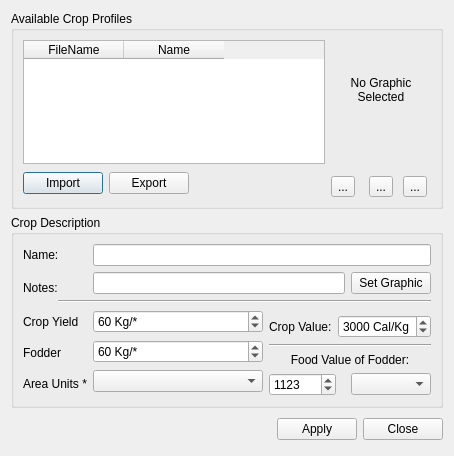
<ui version="4.0" >
 <class>LaCropManagerBase</class>
 <widget class="QDialog" name="LaCropManagerBase" >
  <property name="geometry" >
   <rect>
    <x>0</x>
    <y>0</y>
    <width>454</width>
    <height>456</height>
   </rect>
  </property>
  <property name="windowTitle" >
   <string>Crop Profile Manager</string>
  </property>
  <property name="windowIcon" >
   <iconset resource="../resources/resources.qrc" >
    <normaloff>:/la_icon_small.png</normaloff>:/la_icon_small.png</iconset>
  </property>
  <layout class="QGridLayout" name="gridLayout_2" >
   <item row="0" column="0" colspan="3" >
    <widget class="QGroupBox" name="grpProfiles" >
     <property name="title" >
      <string>Available Crop Profiles</string>
     </property>
     <layout class="QGridLayout" >
      <property name="margin" >
       <number>9</number>
      </property>
      <property name="spacing" >
       <number>6</number>
      </property>
      <item rowspan="2" row="0" column="3" >
       <layout class="QGridLayout" >
        <property name="margin" >
         <number>0</number>
        </property>
        <property name="spacing" >
         <number>6</number>
        </property>
        <item row="2" column="0" >
         <widget class="QToolButton" name="toolNew" >
          <property name="toolTip" >
           <string>&lt;html>&lt;head>&lt;meta name="qrichtext" content="1" />&lt;style type="text/css">
p, li { white-space: pre-wrap; }
&lt;/style>&lt;/head>&lt;body style=" font-family:'Sans Serif'; font-size:9pt; font-weight:400; font-style:normal; text-decoration:none;">
&lt;p style=" margin-top:0px; margin-bottom:0px; margin-left:0px; margin-right:0px; -qt-block-indent:0; text-indent:0px;">Define a new crop&lt;/p>&lt;/body>&lt;/html></string>
          </property>
          <property name="whatsThis" >
           <string>&lt;html>&lt;head>&lt;meta name="qrichtext" content="1" />&lt;style type="text/css">
p, li { white-space: pre-wrap; }
&lt;/style>&lt;/head>&lt;body style=" font-family:'Sans Serif'; font-size:9pt; font-weight:400; font-style:normal; text-decoration:none;">
&lt;p style=" margin-top:0px; margin-bottom:0px; margin-left:0px; margin-right:0px; -qt-block-indent:0; text-indent:0px;">If you simply change the name or settings and click apply in the Crop Manager, you are just editing the Crop currently selected. To create a new Crop, you must click on the New button.&lt;/p>&lt;/body>&lt;/html></string>
          </property>
          <property name="text" >
           <string>...</string>
          </property>
          <property name="icon" >
           <iconset resource="../resources/resources.qrc" >
            <normaloff>:/new.png</normaloff>:/new.png</iconset>
          </property>
         </widget>
        </item>
        <item row="2" column="2" >
         <widget class="QToolButton" name="toolDelete" >
          <property name="toolTip" >
           <string>&lt;html>&lt;head>&lt;meta name="qrichtext" content="1" />&lt;style type="text/css">
p, li { white-space: pre-wrap; }
&lt;/style>&lt;/head>&lt;body style=" font-family:'Sans Serif'; font-size:9pt; font-weight:400; font-style:normal; text-decoration:none;">
&lt;p style=" margin-top:0px; margin-bottom:0px; margin-left:0px; margin-right:0px; -qt-block-indent:0; text-indent:0px;">Delete the currently selected crop&lt;/p>&lt;/body>&lt;/html></string>
          </property>
          <property name="text" >
           <string>...</string>
          </property>
          <property name="icon" >
           <iconset resource="../resources/resources.qrc" >
            <normaloff>:/delete.png</normaloff>:/delete.png</iconset>
          </property>
         </widget>
        </item>
        <item row="2" column="1" >
         <widget class="QToolButton" name="toolCopy" >
          <property name="toolTip" >
           <string>&lt;html>&lt;head>&lt;meta name="qrichtext" content="1" />&lt;style type="text/css">
p, li { white-space: pre-wrap; }
&lt;/style>&lt;/head>&lt;body style=" font-family:'Sans Serif'; font-size:9pt; font-weight:400; font-style:normal; text-decoration:none;">
&lt;p style=" margin-top:0px; margin-bottom:0px; margin-left:0px; margin-right:0px; -qt-block-indent:0; text-indent:0px;">Clone the currently selected crop&lt;/p>&lt;/body>&lt;/html></string>
          </property>
          <property name="whatsThis" >
           <string>&lt;html>&lt;head>&lt;meta name="qrichtext" content="1" />&lt;style type="text/css">
p, li { white-space: pre-wrap; }
&lt;/style>&lt;/head>&lt;body style=" font-family:'Sans Serif'; font-size:9pt; font-weight:400; font-style:normal; text-decoration:none;">
&lt;p style=" margin-top:0px; margin-bottom:0px; margin-left:0px; margin-right:0px; -qt-block-indent:0; text-indent:0px;">If you want to create a new crop that is similar to one already defined, you can clone this crop to save time. All of the settings of the crop you are cloning are transferred to the new clone, but the name is changed to Clone of ... (whatever the name of the crop you are cloning was).&lt;/p>&lt;/body>&lt;/html></string>
          </property>
          <property name="text" >
           <string>...</string>
          </property>
          <property name="icon" >
           <iconset resource="../resources/resources.qrc" >
            <normaloff>:/copy.png</normaloff>:/copy.png</iconset>
          </property>
         </widget>
        </item>
        <item row="1" column="1" >
         <spacer>
          <property name="orientation" >
           <enum>Qt::Vertical</enum>
          </property>
          <property name="sizeHint" stdset="0" >
           <size>
            <width>20</width>
            <height>20</height>
           </size>
          </property>
         </spacer>
        </item>
        <item row="0" column="0" colspan="3" >
         <widget class="QLabel" name="lblCropPix" >
          <property name="sizePolicy" >
           <sizepolicy vsizetype="Fixed" hsizetype="Fixed" >
            <horstretch>0</horstretch>
            <verstretch>0</verstretch>
           </sizepolicy>
          </property>
          <property name="minimumSize" >
           <size>
            <width>100</width>
            <height>100</height>
           </size>
          </property>
          <property name="maximumSize" >
           <size>
            <width>100</width>
            <height>100</height>
           </size>
          </property>
          <property name="text" >
           <string>No Graphic
Selected</string>
          </property>
          <property name="alignment" >
           <set>Qt::AlignCenter</set>
          </property>
         </widget>
        </item>
       </layout>
      </item>
      <item row="0" column="0" colspan="3" >
       <widget class="QTableWidget" name="tblCrops" >
        <property name="sizePolicy" >
         <sizepolicy vsizetype="Expanding" hsizetype="Expanding" >
          <horstretch>0</horstretch>
          <verstretch>0</verstretch>
         </sizepolicy>
        </property>
        <property name="minimumSize" >
         <size>
          <width>0</width>
          <height>0</height>
         </size>
        </property>
        <property name="toolTip" >
         <string>&lt;html>&lt;head>&lt;meta name="qrichtext" content="1" />&lt;style type="text/css">
p, li { white-space: pre-wrap; }
&lt;/style>&lt;/head>&lt;body style=" font-family:'Sans Serif'; font-size:9pt; font-weight:400; font-style:normal; text-decoration:none;">
&lt;p style=" margin-top:0px; margin-bottom:0px; margin-left:0px; margin-right:0px; -qt-block-indent:0; text-indent:0px;">Select a crop here to see and/or edit it's properties below.&lt;/p>&lt;/body>&lt;/html></string>
        </property>
        <property name="whatsThis" >
         <string>&lt;html>&lt;head>&lt;meta name="qrichtext" content="1" />&lt;style type="text/css">
p, li { white-space: pre-wrap; }
&lt;/style>&lt;/head>&lt;body style=" font-family:'Sans Serif'; font-size:9pt; font-weight:400; font-style:normal; text-decoration:none;">
&lt;p style=" margin-top:0px; margin-bottom:0px; margin-left:0px; margin-right:0px; -qt-block-indent:0; text-indent:0px;">In order to enable Landuse Analyst to model any crop, several details must be entered to define specific varieties. Crop Manager asks for general information about the crop in this section. You might want to have more than one strain of the same variety, however, which is allowed.&lt;/p>
&lt;p style=" margin-top:12px; margin-bottom:12px; margin-left:0px; margin-right:0px; -qt-block-indent:0; text-indent:0px;">To define different strains of the same variety is quite easy. Let's say you want to have two kinds of wheat for example. The Name: field is Wheat for both, but in Notes: field, enter Hard Red for one, and Soft White for the other. Then adjust the other parameters as you wish. Even though the name is the same, the crop is saved uniquely.&lt;/p>&lt;/body>&lt;/html></string>
        </property>
        <property name="alternatingRowColors" >
         <bool>true</bool>
        </property>
        <property name="selectionMode" >
         <enum>QAbstractItemView::SingleSelection</enum>
        </property>
        <property name="selectionBehavior" >
         <enum>QAbstractItemView::SelectRows</enum>
        </property>
        <column>
         <property name="text" >
          <string>FileName</string>
         </property>
        </column>
        <column>
         <property name="text" >
          <string>Name</string>
         </property>
        </column>
       </widget>
      </item>
      <item row="1" column="0" >
       <widget class="QPushButton" name="pbnImport" >
        <property name="minimumSize" >
         <size>
          <width>80</width>
          <height>0</height>
         </size>
        </property>
        <property name="text" >
         <string>Import</string>
        </property>
       </widget>
      </item>
      <item row="1" column="1" >
       <widget class="QPushButton" name="pbnExport" >
        <property name="minimumSize" >
         <size>
          <width>80</width>
          <height>0</height>
         </size>
        </property>
        <property name="text" >
         <string>Export</string>
        </property>
       </widget>
      </item>
      <item row="1" column="2" >
       <spacer>
        <property name="orientation" >
         <enum>Qt::Horizontal</enum>
        </property>
        <property name="sizeHint" stdset="0" >
         <size>
          <width>111</width>
          <height>27</height>
         </size>
        </property>
       </spacer>
      </item>
     </layout>
    </widget>
   </item>
   <item row="1" column="0" colspan="3" >
    <widget class="QGroupBox" name="groupBoxPlantDescription" >
     <property name="whatsThis" >
      <string>&lt;html>&lt;head>&lt;meta name="qrichtext" content="1" />&lt;style type="text/css">
p, li { white-space: pre-wrap; }
&lt;/style>&lt;/head>&lt;body style=" font-family:'Sans Serif'; font-size:9pt; font-weight:400; font-style:normal; text-decoration:none;">
&lt;p style=" margin-top:0px; margin-bottom:0px; margin-left:0px; margin-right:0px; -qt-block-indent:0; text-indent:0px;">In order to enable Landuse Analyst to model any crop, several details must be entered to define specific varieties. Crop Manager asks for general information about the crop in this section. You might want to have more than one strain of the same variety, however, which is allowed.&lt;/p>
&lt;p style=" margin-top:12px; margin-bottom:12px; margin-left:0px; margin-right:0px; -qt-block-indent:0; text-indent:0px;">To define different strains of the same variety is quite easy. Let's say you want to have two kinds of wheat for example. The Name: field is Wheat for both, but in Notes: field, enter Hard Red for one, and Soft White for the other. Then adjust the other parameters as you wish. Even though the name is the same, the crop is saved uniquely.&lt;/p>&lt;/body>&lt;/html></string>
     </property>
     <property name="title" >
      <string>Crop Description</string>
     </property>
     <layout class="QGridLayout" name="gridLayout" >
      <item row="0" column="0" colspan="2" >
       <widget class="QLabel" name="label" >
        <property name="text" >
         <string>Name:</string>
        </property>
       </widget>
      </item>
      <item row="0" column="2" colspan="4" >
       <widget class="QLineEdit" name="leName" >
        <property name="whatsThis" >
         <string>&lt;html>&lt;head>&lt;meta name="qrichtext" content="1" />&lt;style type="text/css">
p, li { white-space: pre-wrap; }
&lt;/style>&lt;/head>&lt;body style=" font-family:'Sans Serif'; font-size:9pt; font-weight:400; font-style:normal; text-decoration:none;">
&lt;p style=" margin-top:0px; margin-bottom:0px; margin-left:0px; margin-right:0px; -qt-block-indent:0; text-indent:0px;">Enter the name of the crop you are defining in this field. You do not need a unique name. You can have, for example, 10 crops defined, all named "Wheat". Landuse Analyst uses a special method of saving the crops to eliminate the issue of duplicate filenames.&lt;/p>&lt;/body>&lt;/html></string>
        </property>
       </widget>
      </item>
      <item rowspan="2" row="1" column="0" colspan="2" >
       <widget class="QLabel" name="label_4" >
        <property name="text" >
         <string>Notes:</string>
        </property>
       </widget>
      </item>
      <item row="1" column="2" colspan="3" >
       <widget class="QLineEdit" name="leDescription" >
        <property name="whatsThis" >
         <string>&lt;html>&lt;head>&lt;meta name="qrichtext" content="1" />&lt;style type="text/css">
p, li { white-space: pre-wrap; }
&lt;/style>&lt;/head>&lt;body style=" font-family:'Sans Serif'; font-size:9pt; font-weight:400; font-style:normal; text-decoration:none;">
&lt;p style=" margin-top:0px; margin-bottom:0px; margin-left:0px; margin-right:0px; -qt-block-indent:0; text-indent:0px;">Because Landuse Analyst allows more than one type of crop to be defined, the Notes: field allows you to give a brief description of the the crop. For example, you may have two "Wheat" crops defined, and the Notes: fields could contain "Hard Red" and "Soft White" to distinguish between them.&lt;/p>&lt;/body>&lt;/html></string>
        </property>
       </widget>
      </item>
      <item row="1" column="5" >
       <widget class="QPushButton" name="pbnCropPic" >
        <property name="sizePolicy" >
         <sizepolicy vsizetype="Fixed" hsizetype="Fixed" >
          <horstretch>0</horstretch>
          <verstretch>0</verstretch>
         </sizepolicy>
        </property>
        <property name="text" >
         <string>Set Graphic</string>
        </property>
       </widget>
      </item>
      <item row="2" column="1" colspan="5" >
       <widget class="Line" name="line_2" >
        <property name="orientation" >
         <enum>Qt::Horizontal</enum>
        </property>
       </widget>
      </item>
      <item rowspan="5" row="3" column="0" colspan="2" >
       <layout class="QVBoxLayout" >
        <item>
         <widget class="QLabel" name="labelPlantDescription4" >
          <property name="sizePolicy" >
           <sizepolicy vsizetype="Preferred" hsizetype="Preferred" >
            <horstretch>0</horstretch>
            <verstretch>0</verstretch>
           </sizepolicy>
          </property>
          <property name="text" >
           <string>Crop Yield</string>
          </property>
          <property name="textFormat" >
           <enum>Qt::AutoText</enum>
          </property>
          <property name="wordWrap" >
           <bool>false</bool>
          </property>
         </widget>
        </item>
        <item>
         <widget class="QLabel" name="labelPlantDescription6" >
          <property name="sizePolicy" >
           <sizepolicy vsizetype="Preferred" hsizetype="Minimum" >
            <horstretch>0</horstretch>
            <verstretch>0</verstretch>
           </sizepolicy>
          </property>
          <property name="toolTip" >
           <string>&lt;html>&lt;head>&lt;meta name="qrichtext" content="1" />&lt;style type="text/css">
p, li { white-space: pre-wrap; }
&lt;/style>&lt;/head>&lt;body style=" font-family:'Sans Serif'; font-size:9pt; font-weight:400; font-style:normal; text-decoration:none;">
&lt;p style=" margin-top:0px; margin-bottom:0px; margin-left:0px; margin-right:0px; -qt-block-indent:0; text-indent:0px;">Fodder produced from Wheat&lt;/p>&lt;/body>&lt;/html></string>
          </property>
          <property name="whatsThis" >
           <string>&lt;html>&lt;head>&lt;meta name="qrichtext" content="1" />&lt;style type="text/css">
p, li { white-space: pre-wrap; }
&lt;/style>&lt;/head>&lt;body style=" font-family:'Sans Serif'; font-size:9pt; font-weight:400; font-style:normal; text-decoration:none;">
&lt;p style=" margin-top:0px; margin-bottom:0px; margin-left:0px; margin-right:0px; -qt-block-indent:0; text-indent:0px;">Fodder is the straw and chaff left after harvesting the grain.  Enter the number of Kilograms expected for this crop per (either) dunum or hectare&lt;/p>&lt;/body>&lt;/html></string>
          </property>
          <property name="text" >
           <string>Fodder</string>
          </property>
          <property name="textFormat" >
           <enum>Qt::AutoText</enum>
          </property>
          <property name="wordWrap" >
           <bool>false</bool>
          </property>
         </widget>
        </item>
        <item>
         <widget class="QLabel" name="label_3" >
          <property name="text" >
           <string>Area Units *</string>
          </property>
         </widget>
        </item>
       </layout>
      </item>
      <item rowspan="5" row="3" column="2" >
       <layout class="QVBoxLayout" >
        <item>
         <widget class="QSpinBox" name="sbCropYield" >
          <property name="sizePolicy" >
           <sizepolicy vsizetype="Fixed" hsizetype="Expanding" >
            <horstretch>0</horstretch>
            <verstretch>0</verstretch>
           </sizepolicy>
          </property>
          <property name="toolTip" >
           <string>&lt;html>&lt;head>&lt;meta name="qrichtext" content="1" />&lt;style type="text/css">
p, li { white-space: pre-wrap; }
&lt;/style>&lt;/head>&lt;body style=" font-family:'Sans Serif'; font-size:9pt; font-weight:400; font-style:normal; text-decoration:none;">
&lt;p style=" margin-top:0px; margin-bottom:0px; margin-left:0px; margin-right:0px; -qt-block-indent:0; text-indent:0px;">Yield of Crop&lt;/p>&lt;/body>&lt;/html></string>
          </property>
          <property name="whatsThis" >
           <string>&lt;html>&lt;head>&lt;meta name="qrichtext" content="1" />&lt;style type="text/css">
p, li { white-space: pre-wrap; }
&lt;/style>&lt;/head>&lt;body style=" font-family:'Sans Serif'; font-size:9pt; font-weight:400; font-style:normal; text-decoration:none;">
&lt;p style=" margin-top:0px; margin-bottom:0px; margin-left:0px; margin-right:0px; -qt-block-indent:0; text-indent:0px;">Here you must enter what you think the average yield for the crop would have been. This is a measure of Kg produced per the given area of sown land.&lt;/p>&lt;/body>&lt;/html></string>
          </property>
          <property name="suffix" >
           <string> Kg/*</string>
          </property>
          <property name="maximum" >
           <number>400</number>
          </property>
          <property name="value" >
           <number>60</number>
          </property>
         </widget>
        </item>
        <item>
         <widget class="QSpinBox" name="sbCropFodderProduction" >
          <property name="sizePolicy" >
           <sizepolicy vsizetype="Fixed" hsizetype="Expanding" >
            <horstretch>0</horstretch>
            <verstretch>0</verstretch>
           </sizepolicy>
          </property>
          <property name="toolTip" >
           <string>&lt;html>&lt;head>&lt;meta name="qrichtext" content="1" />&lt;style type="text/css">
p, li { white-space: pre-wrap; }
&lt;/style>&lt;/head>&lt;body style=" font-family:'Sans Serif'; font-size:9pt; font-weight:400; font-style:normal; text-decoration:none;">
&lt;p style=" margin-top:0px; margin-bottom:0px; margin-left:0px; margin-right:0px; -qt-block-indent:0; text-indent:0px;">Fodder produced from Wheat&lt;/p>&lt;/body>&lt;/html></string>
          </property>
          <property name="whatsThis" >
           <string>&lt;html>&lt;head>&lt;meta name="qrichtext" content="1" />&lt;style type="text/css">
p, li { white-space: pre-wrap; }
&lt;/style>&lt;/head>&lt;body style=" font-family:'Sans Serif'; font-size:9pt; font-weight:400; font-style:normal; text-decoration:none;">
&lt;p style=" margin-top:0px; margin-bottom:0px; margin-left:0px; margin-right:0px; -qt-block-indent:0; text-indent:0px;">The Fodder Yield is how many Kg of Straw and Chaff (per area unit) that is &lt;span style=" font-weight:600;">made available to animals for feed&lt;/span>.&lt;/p>
&lt;p style="-qt-paragraph-type:empty; margin-top:0px; margin-bottom:0px; margin-left:0px; margin-right:0px; -qt-block-indent:0; text-indent:0px;">&lt;/p>
&lt;p style=" margin-top:0px; margin-bottom:0px; margin-left:0px; margin-right:0px; -qt-block-indent:0; text-indent:0px;">Fodder is the straw and chaff left after harvesting the grain.  Enter the number of Kilograms expected to be produced from this crop per (either) dunum or hectare.  &lt;span style=" font-weight:600; color:#0000ff;">Note that this fodder amount is solely for consumption by animals.&lt;/span>  If straw or chaff is being used for other purposes, it must be taken out of the total expected fodder level.&lt;/p>&lt;/body>&lt;/html></string>
          </property>
          <property name="suffix" >
           <string> Kg/*</string>
          </property>
          <property name="maximum" >
           <number>400</number>
          </property>
          <property name="value" >
           <number>60</number>
          </property>
         </widget>
        </item>
        <item>
         <widget class="QComboBox" name="cbAreaUnits" >
          <property name="sizePolicy" >
           <sizepolicy vsizetype="Fixed" hsizetype="Preferred" >
            <horstretch>0</horstretch>
            <verstretch>0</verstretch>
           </sizepolicy>
          </property>
          <property name="toolTip" >
           <string>&lt;html>&lt;head>&lt;meta name="qrichtext" content="1" />&lt;style type="text/css">
p, li { white-space: pre-wrap; }
&lt;/style>&lt;/head>&lt;body style=" font-family:'Sans Serif'; font-size:9pt; font-weight:400; font-style:normal; text-decoration:none;">
&lt;p style=" margin-top:0px; margin-bottom:0px; margin-left:0px; margin-right:0px; -qt-block-indent:0; text-indent:0px;">1 dunum = 1000 square meters&lt;/p>
&lt;p style=" margin-top:0px; margin-bottom:0px; margin-left:0px; margin-right:0px; -qt-block-indent:0; text-indent:0px;">1 hectare = 10,000 square meters&lt;/p>&lt;/body>&lt;/html></string>
          </property>
          <property name="whatsThis" >
           <string>&lt;html>&lt;head>&lt;meta name="qrichtext" content="1" />&lt;style type="text/css">
p, li { white-space: pre-wrap; }
&lt;/style>&lt;/head>&lt;body style=" font-family:'Sans Serif'; font-size:9pt; font-weight:400; font-style:normal; text-decoration:none;">
&lt;p style=" margin-top:0px; margin-bottom:0px; margin-left:0px; margin-right:0px; -qt-block-indent:0; text-indent:0px;">Select either Dunums or Hectares. This option is merely for convenience, to accomodate data that is available based on the two different units. (Basically I just got sick of having to convert between the two all the time! :P)&lt;/p>&lt;/body>&lt;/html></string>
          </property>
         </widget>
        </item>
       </layout>
      </item>
      <item row="4" column="3" >
       <widget class="QLabel" name="label_2" >
        <property name="text" >
         <string>Crop Value:</string>
        </property>
       </widget>
      </item>
      <item row="4" column="4" colspan="2" >
       <widget class="QSpinBox" name="sbCropCalories" >
        <property name="sizePolicy" >
         <sizepolicy vsizetype="Fixed" hsizetype="Fixed" >
          <horstretch>0</horstretch>
          <verstretch>0</verstretch>
         </sizepolicy>
        </property>
        <property name="toolTip" >
         <string>&lt;html>&lt;head>&lt;meta name="qrichtext" content="1" />&lt;style type="text/css">
p, li { white-space: pre-wrap; }
&lt;/style>&lt;/head>&lt;body style=" font-family:'Sans Serif'; font-size:9pt; font-weight:400; font-style:normal; text-decoration:none;">
&lt;p style=" margin-top:0px; margin-bottom:0px; margin-left:0px; margin-right:0px; -qt-block-indent:0; text-indent:0px;">The number of calories in 1 Kg of that part of the crop which is eaten (ie. the grain or fruit). &lt;/p>&lt;/body>&lt;/html></string>
        </property>
        <property name="whatsThis" >
         <string>&lt;html>&lt;head>&lt;meta name="qrichtext" content="1" />&lt;style type="text/css">
p, li { white-space: pre-wrap; }
&lt;/style>&lt;/head>&lt;body style=" font-family:'Sans Serif'; font-size:9pt; font-weight:400; font-style:normal; text-decoration:none;">
&lt;p style="-qt-paragraph-type:empty; margin-top:0px; margin-bottom:0px; margin-left:0px; margin-right:0px; -qt-block-indent:0; text-indent:0px;">&lt;/p>&lt;/body>&lt;/html></string>
        </property>
        <property name="suffix" >
         <string> Cal/Kg</string>
        </property>
        <property name="minimum" >
         <number>1</number>
        </property>
        <property name="maximum" >
         <number>5000</number>
        </property>
        <property name="value" >
         <number>3000</number>
        </property>
       </widget>
      </item>
      <item row="5" column="3" colspan="3" >
       <widget class="Line" name="line" >
        <property name="orientation" >
         <enum>Qt::Horizontal</enum>
        </property>
       </widget>
      </item>
      <item row="6" column="3" colspan="3" >
       <widget class="QLabel" name="label_5" >
        <property name="text" >
         <string>Food Value of Fodder:</string>
        </property>
        <property name="alignment" >
         <set>Qt::AlignCenter</set>
        </property>
       </widget>
      </item>
      <item row="7" column="3" colspan="2" >
       <widget class="QSpinBox" name="sbCropFodderValue" >
        <property name="sizePolicy" >
         <sizepolicy vsizetype="Fixed" hsizetype="Fixed" >
          <horstretch>0</horstretch>
          <verstretch>0</verstretch>
         </sizepolicy>
        </property>
        <property name="toolTip" >
         <string>&lt;html>&lt;head>&lt;meta name="qrichtext" content="1" />&lt;style type="text/css">
p, li { white-space: pre-wrap; }
&lt;/style>&lt;/head>&lt;body style=" font-family:'Sans Serif'; font-size:9pt; font-weight:400; font-style:normal; text-decoration:none;">
&lt;p style=" margin-top:0px; margin-bottom:0px; margin-left:0px; margin-right:0px; -qt-block-indent:0; text-indent:0px;">Calories per kilogram of fodder&lt;/p>&lt;/body>&lt;/html></string>
        </property>
        <property name="whatsThis" >
         <string>&lt;html>&lt;head>&lt;meta name="qrichtext" content="1" />&lt;style type="text/css">
p, li { white-space: pre-wrap; }
&lt;/style>&lt;/head>&lt;body style=" font-family:'Sans Serif'; font-size:9pt; font-weight:400; font-style:normal; text-decoration:none;">
&lt;p style=" margin-top:0px; margin-bottom:0px; margin-left:0px; margin-right:0px; -qt-block-indent:0; text-indent:0px;">Food value of fodder when used as feed for domestic animals.  This is measured in calories per kilogram.&lt;/p>&lt;/body>&lt;/html></string>
        </property>
        <property name="suffix" >
         <string/>
        </property>
        <property name="minimum" >
         <number>1</number>
        </property>
        <property name="maximum" >
         <number>500000</number>
        </property>
        <property name="singleStep" >
         <number>1</number>
        </property>
        <property name="value" >
         <number>1123</number>
        </property>
       </widget>
      </item>
      <item row="7" column="5" >
       <widget class="QComboBox" name="cbFodderEnergyType" />
      </item>
     </layout>
     <zorder>label</zorder>
     <zorder>leName</zorder>
     <zorder>label_4</zorder>
     <zorder>leDescription</zorder>
     <zorder>pbnCropPic</zorder>
     <zorder>line_2</zorder>
     <zorder>line</zorder>
     <zorder>sbCropFodderValue</zorder>
     <zorder>cbFodderEnergyType</zorder>
    </widget>
   </item>
   <item row="2" column="0" >
    <spacer>
     <property name="orientation" >
      <enum>Qt::Horizontal</enum>
     </property>
     <property name="sizeHint" stdset="0" >
      <size>
       <width>31</width>
       <height>31</height>
      </size>
     </property>
    </spacer>
   </item>
   <item row="2" column="1" >
    <widget class="QPushButton" name="pbnApply" >
     <property name="toolTip" >
      <string>&lt;html>&lt;head>&lt;meta name="qrichtext" content="1" />&lt;style type="text/css">
p, li { white-space: pre-wrap; }
&lt;/style>&lt;/head>&lt;body style=" font-family:'Sans Serif'; font-size:9pt; font-weight:400; font-style:normal; text-decoration:none;">
&lt;p style=" margin-top:0px; margin-bottom:0px; margin-left:0px; margin-right:0px; -qt-block-indent:0; text-indent:0px;">Saves all settings&lt;/p>&lt;/body>&lt;/html></string>
     </property>
     <property name="whatsThis" >
      <string>&lt;html>&lt;head>&lt;meta name="qrichtext" content="1" />&lt;style type="text/css">
p, li { white-space: pre-wrap; }
&lt;/style>&lt;/head>&lt;body style=" font-family:'Sans Serif'; font-size:9pt; font-weight:400; font-style:normal; text-decoration:none;">
&lt;p style=" margin-top:0px; margin-bottom:0px; margin-left:0px; margin-right:0px; -qt-block-indent:0; text-indent:0px;">After completing all fields to define a crop, you &lt;span style=" font-weight:600;">MUST&lt;/span> click the Apply button to save it. The name does not have to be unique, as Landuse Analyst has a special way of saving crops to allow for duplicate crop names. It is helpful, however, to utilize the Notes field to distinguish between same-named crop definitions.&lt;/p>&lt;/body>&lt;/html></string>
     </property>
     <property name="text" >
      <string>Apply</string>
     </property>
     <property name="checkable" >
      <bool>false</bool>
     </property>
     <property name="flat" >
      <bool>false</bool>
     </property>
    </widget>
   </item>
   <item row="2" column="2" >
    <widget class="QPushButton" name="pbnClose" >
     <property name="sizePolicy" >
      <sizepolicy vsizetype="Fixed" hsizetype="Minimum" >
       <horstretch>0</horstretch>
       <verstretch>0</verstretch>
      </sizepolicy>
     </property>
     <property name="toolTip" >
      <string>&lt;html>&lt;head>&lt;meta name="qrichtext" content="1" />&lt;style type="text/css">
p, li { white-space: pre-wrap; }
&lt;/style>&lt;/head>&lt;body style=" font-family:'Sans Serif'; font-size:9pt; font-weight:400; font-style:normal; text-decoration:none;">
&lt;p style=" margin-top:0px; margin-bottom:0px; margin-left:0px; margin-right:0px; -qt-block-indent:0; text-indent:0px;">&lt;span style=" font-weight:600; font-style:italic; color:#0000ff;">Have you applied your changes?&lt;/span>&lt;/p>&lt;/body>&lt;/html></string>
     </property>
     <property name="text" >
      <string>Close</string>
     </property>
    </widget>
   </item>
  </layout>
 </widget>
 <tabstops>
  <tabstop>tblCrops</tabstop>
  <tabstop>pbnImport</tabstop>
  <tabstop>pbnExport</tabstop>
  <tabstop>toolNew</tabstop>
  <tabstop>toolCopy</tabstop>
  <tabstop>toolDelete</tabstop>
  <tabstop>leName</tabstop>
  <tabstop>leDescription</tabstop>
  <tabstop>sbCropYield</tabstop>
  <tabstop>sbCropCalories</tabstop>
  <tabstop>sbCropFodderProduction</tabstop>
  <tabstop>sbCropFodderValue</tabstop>
  <tabstop>cbAreaUnits</tabstop>
  <tabstop>pbnApply</tabstop>
  <tabstop>pbnClose</tabstop>
 </tabstops>
 <resources>
  <include location="../resources/resources.qrc" />
 </resources>
 <connections>
  <connection>
   <sender>pbnClose</sender>
   <signal>clicked()</signal>
   <receiver>LaCropManagerBase</receiver>
   <slot>reject()</slot>
   <hints>
    <hint type="sourcelabel" >
     <x>500</x>
     <y>459</y>
    </hint>
    <hint type="destinationlabel" >
     <x>164</x>
     <y>476</y>
    </hint>
   </hints>
  </connection>
 </connections>
</ui>
